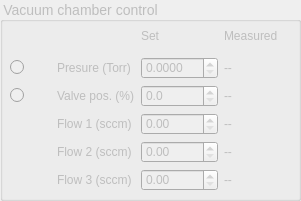
   <widget class="QGroupBox" name="vac_chamber_box">
    <property name="enabled">
     <bool>false</bool>
    </property>
    <property name="geometry">
     <rect>
      <x>930</x>
      <y>350</y>
      <width>301</width>
      <height>201</height>
     </rect>
    </property>
    <property name="autoFillBackground">
     <bool>false</bool>
    </property>
    <property name="styleSheet">
     <string notr="true">QGroupBox#vac_chamber_box{
border: 1px solid gray;
border-radius: 0px;
margin-top: 0.5em;
}
QGroupBox{
font-size: 14px;
font-family: 'Arial';
}
QGroupBox#vac_chamber_box::title{
subcontrol-origin: margin;
left: 10px;
padding: 0 3px 0 3px;
}</string>
    </property>
    <property name="title">
     <string>Vacuum chamber control</string>
    </property>
    <property name="flat">
     <bool>false</bool>
    </property>
    <property name="checkable">
     <bool>false</bool>
    </property>
    <widget class="QWidget" name="gridLayoutWidget_2">
     <property name="geometry">
      <rect>
       <x>10</x>
       <y>20</y>
       <width>281</width>
       <height>171</height>
      </rect>
     </property>
     <layout class="QGridLayout" name="pressure_contol_grid">
      <item row="3" column="2">
       <widget class="QDoubleSpinBox" name="set_pressure">
        <property name="decimals">
         <number>4</number>
        </property>
        <property name="maximum">
         <double>760.000000000000000</double>
        </property>
        <property name="singleStep">
         <double>0.000100000000000</double>
        </property>
       </widget>
      </item>
      <item row="3" column="1">
       <widget class="QLabel" name="set_pressure_label">
        <property name="text">
         <string>Presure (Torr)</string>
        </property>
       </widget>
      </item>
      <item row="4" column="3">
       <widget class="QLabel" name="valve_pos_display">
        <property name="text">
         <string>--</string>
        </property>
       </widget>
      </item>
      <item row="5" column="1">
       <widget class="QLabel" name="flow1_label">
        <property name="text">
         <string>Flow 1 (sccm)</string>
        </property>
       </widget>
      </item>
      <item row="4" column="1">
       <widget class="QLabel" name="valve_position_label">
        <property name="text">
         <string>Valve pos. (%)</string>
        </property>
       </widget>
      </item>
      <item row="3" column="0">
       <widget class="QRadioButton" name="pressure_mode">
        <property name="text">
         <string/>
        </property>
       </widget>
      </item>
      <item row="3" column="3">
       <widget class="QLabel" name="pressure_display">
        <property name="text">
         <string>--</string>
        </property>
       </widget>
      </item>
      <item row="4" column="2">
       <widget class="QDoubleSpinBox" name="set_valve_position">
        <property name="decimals">
         <number>1</number>
        </property>
        <property name="singleStep">
         <double>0.500000000000000</double>
        </property>
       </widget>
      </item>
      <item row="7" column="3">
       <widget class="QLabel" name="flow3_display">
        <property name="text">
         <string>--</string>
        </property>
       </widget>
      </item>
      <item row="5" column="3">
       <widget class="QLabel" name="flow1_display">
        <property name="text">
         <string>--</string>
        </property>
       </widget>
      </item>
      <item row="6" column="1">
       <widget class="QLabel" name="flow2_label">
        <property name="text">
         <string>Flow 2 (sccm)</string>
        </property>
       </widget>
      </item>
      <item row="4" column="0">
       <widget class="QRadioButton" name="valve_mode">
        <property name="text">
         <string/>
        </property>
        <property name="checked">
         <bool>false</bool>
        </property>
       </widget>
      </item>
      <item row="7" column="1">
       <widget class="QLabel" name="flow3_label">
        <property name="text">
         <string>Flow 3 (sccm)</string>
        </property>
       </widget>
      </item>
      <item row="1" column="3">
       <widget class="QLabel" name="measured_params_label">
        <property name="text">
         <string>Measured    </string>
        </property>
       </widget>
      </item>
      <item row="7" column="2">
       <widget class="QDoubleSpinBox" name="flow3">
        <property name="maximum">
         <double>200.000000000000000</double>
        </property>
       </widget>
      </item>
      <item row="1" column="2">
       <widget class="QLabel" name="set_params_label">
        <property name="text">
         <string>Set</string>
        </property>
       </widget>
      </item>
      <item row="6" column="2">
       <widget class="QDoubleSpinBox" name="flow2">
        <property name="maximum">
         <double>200.000000000000000</double>
        </property>
       </widget>
      </item>
      <item row="5" column="2">
       <widget class="QDoubleSpinBox" name="flow1">
        <property name="maximum">
         <double>200.000000000000000</double>
        </property>
       </widget>
      </item>
      <item row="6" column="3">
       <widget class="QLabel" name="flow2_display">
        <property name="text">
         <string>--</string>
        </property>
       </widget>
      </item>
     </layout>
    </widget>
   </widget>
